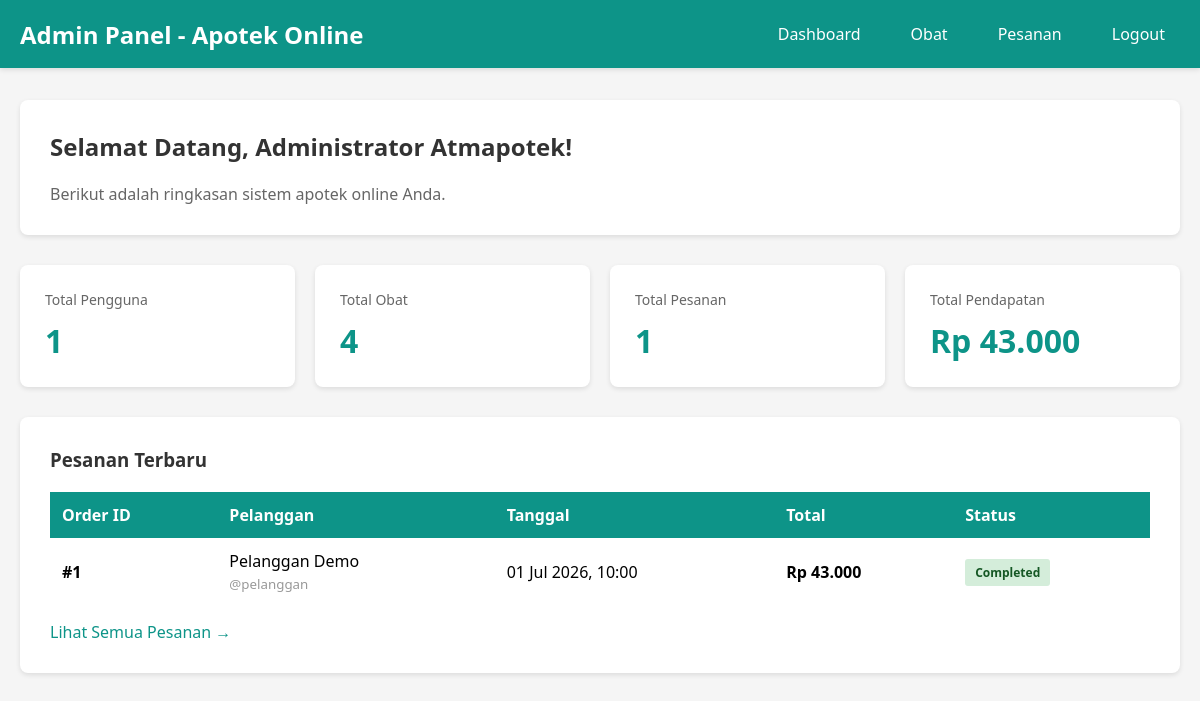
/admin/index.php (signed in), run on the app's committed database.
### tables this page shows
CREATE TABLE IF NOT EXISTS orders (
  id INT UNSIGNED AUTO_INCREMENT PRIMARY KEY,
  user_id INT UNSIGNED NOT NULL,
  order_date DATETIME NOT NULL DEFAULT CURRENT_TIMESTAMP,
  total_price DECIMAL(12,2) NOT NULL,
  payment_method VARCHAR(50) NOT NULL,
  status ENUM('pending', 'completed', 'cancelled') NOT NULL DEFAULT 'pending',
  CONSTRAINT fk_orders_user FOREIGN KEY (user_id) REFERENCES users(id)
);

CREATE TABLE IF NOT EXISTS users (
  id INT UNSIGNED AUTO_INCREMENT PRIMARY KEY,
  username VARCHAR(50) NOT NULL UNIQUE,
  email VARCHAR(100) NOT NULL UNIQUE,
  password VARCHAR(255) NOT NULL,
  full_name VARCHAR(100) NOT NULL,
  address TEXT NULL,
  role ENUM('admin', 'user') NOT NULL DEFAULT 'user',
  created_at TIMESTAMP NOT NULL DEFAULT CURRENT_TIMESTAMP
);

### admin/index.php (the view, shortened to what this page needs)
<?php
include '../config/database.php';
$total_users = mysqli_fetch_assoc(mysqli_query($db, "SELECT COUNT(*) as total FROM users WHERE role='user'"))['total'];
$total_medicines = mysqli_fetch_assoc(mysqli_query($db, "SELECT COUNT(*) as total FROM medicines"))['total'];
$total_orders = mysqli_fetch_assoc(mysqli_query($db, "SELECT COUNT(*) as total FROM orders"))['total'];
$total_revenue = mysqli_fetch_assoc(mysqli_query($db, "SELECT SUM(total_price) as total FROM orders WHERE status='completed'"))['total'] ?? 0;
$recent_orders = mysqli_query($db, "SELECT o.*, u.username, u.full_name
                                      FROM orders o
                                      JOIN users u ON o.user_id = u.id
                                      ORDER BY o.order_date DESC LIMIT 5");
?>
<!DOCTYPE html>
<html lang="id">
<head>
    <link rel="stylesheet" href="../assets/css/admin.css">
</head>
<body>
    <div class="container">
        <div class="welcome">
            <h2>Selamat Datang, <?php echo htmlspecialchars($_SESSION['full_name']); ?>!</h2>
            <p>Berikut adalah ringkasan sistem apotek online Anda.</p>
        </div>
        <div class="stats-grid">
            <div class="stat-card blue">
                <div class="stat-label">Total Pengguna</div>
                <div class="stat-value"><?php echo $total_users; ?></div>
            </div>
            <div class="stat-card green">
                <div class="stat-label">Total Obat</div>
                <div class="stat-value"><?php echo $total_medicines; ?></div>
            </div>
            <div class="stat-card orange">
                <div class="stat-label">Total Pesanan</div>
                <div class="stat-value"><?php echo $total_orders; ?></div>
            </div>
            <div class="stat-card purple">
                <div class="stat-label">Total Pendapatan</div>
                <div class="stat-value">Rp <?php echo number_format($total_revenue, 0, ',', '.'); ?></div>
            </div>
        </div>
        <div class="recent-orders">
            <h3>Pesanan Terbaru</h3>
            <?php if (mysqli_num_rows($recent_orders) > 0): ?>
                <table>
                    <thead>
                        <tr>
                            <th>Order ID</th>
                            <th>Pelanggan</th>
                            <th>Tanggal</th>
                            <th>Total</th>
                            <th>Status</th>
                        </tr>
                    </thead>
                    <tbody>
                        <?php while ($order = mysqli_fetch_assoc($recent_orders)): ?>
                            <tr>
                                <td><strong>#<?php echo $order['id']; ?></strong></td>
                                <td>
                                    <?php echo htmlspecialchars($order['full_name']); ?>
                                    <br>
                                    <small style="color: #999;">@<?php echo htmlspecialchars($order['username']); ?></small>
                                </td>
                                <td><?php echo date('d M Y, H:i', strtotime($order['order_date'])); ?></td>
                                <td><strong>Rp <?php echo number_format($order['total_price'], 0, ',', '.'); ?></strong></td>
                                <td>
                                    <span class="status-badge status-<?php echo $order['status']; ?>">
                                        <?php echo ucfirst($order['status']); ?>
                                    </span>
                                </td>
                            </tr>
                        <?php endwhile; ?>
                    </tbody>
                </table>
                <a href="orders.php" class="view-all">Lihat Semua Pesanan →</a>
            <?php else: ?>
                <p style="color: #999; text-align: center; padding: 40px 0;">Belum ada pesanan.</p>
            <?php endif; ?>
        </div>
    </div>
</body>
</html>

### assets/css/admin.css (style rules this page uses)
* { margin: 0; padding: 0; box-sizing: border-box; }
body { font-family: 'Segoe UI', sans-serif; background: #f5f5f5; padding-top: 70px; }
.navbar { background: #0d9488; padding: 15px 0; box-shadow: 0 2px 5px rgba(0,0,0,0.1); position: fixed; top: 0; left: 0; right: 0; z-index: 1000; }
.navbar-content { max-width: 1400px; margin: 0 auto; padding: 0 20px; display: flex; justify-content: space-between; align-items: center; }
.navbar h1 { color: white; font-size: 24px; }
.navbar-links { display: flex; gap: 20px; }
.navbar-links a { color: white; text-decoration: none; padding: 8px 15px; border-radius: 5px; }
.container { max-width: 1400px; margin: 30px auto; padding: 0 20px; }
.card, .welcome, .recent-orders { background: white; padding: 30px; border-radius: 8px; box-shadow: 0 2px 5px rgba(0,0,0,0.1); margin-bottom: 30px; }
h2, h3 { color: #333; margin-bottom: 20px; }
.welcome p { color: #666; }
.stats-grid { display: grid; grid-template-columns: repeat(auto-fit, minmax(250px, 1fr)); gap: 20px; margin-bottom: 30px; }
.stat-card { background: white; padding: 25px; border-radius: 8px; box-shadow: 0 2px 5px rgba(0,0,0,0.1); }
.stat-label { color: #666; font-size: 14px; margin-bottom: 10px; }
.stat-value { color: #0d9488; font-size: 32px; font-weight: bold; }
table { width: 100%; border-collapse: collapse; }
table th { background: #0d9488; color: white; padding: 12px; text-align: left; }
table td { padding: 12px; border-bottom: 1px solid #eee; vertical-align: middle; }
table tr:last-child td { border-bottom: none; }
.status-badge, .badge { padding: 5px 10px; border-radius: 3px; font-size: 12px; font-weight: bold; display: inline-block; }
.status-completed { background: #d4edda; color: #155724; }
.view-all { display: inline-block; margin-top: 15px; color: #0d9488; text-decoration: none; }

### data on the page
orders: id "1", user.full_name "Pelanggan Demo", user.username "pelanggan", order_date "01 Jul 2026, 10:00", total_price "43.000", status "Completed"

### other printed values
$_SESSION['full_name'] "Administrator Atmapotek"
$total_users "1"
$total_medicines "4"
$total_orders "1"
$total_revenue "43.000"
